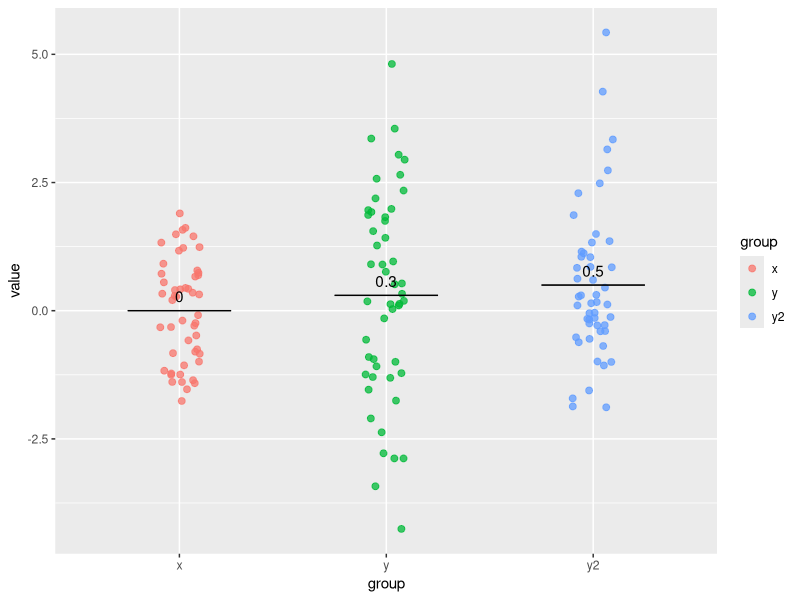
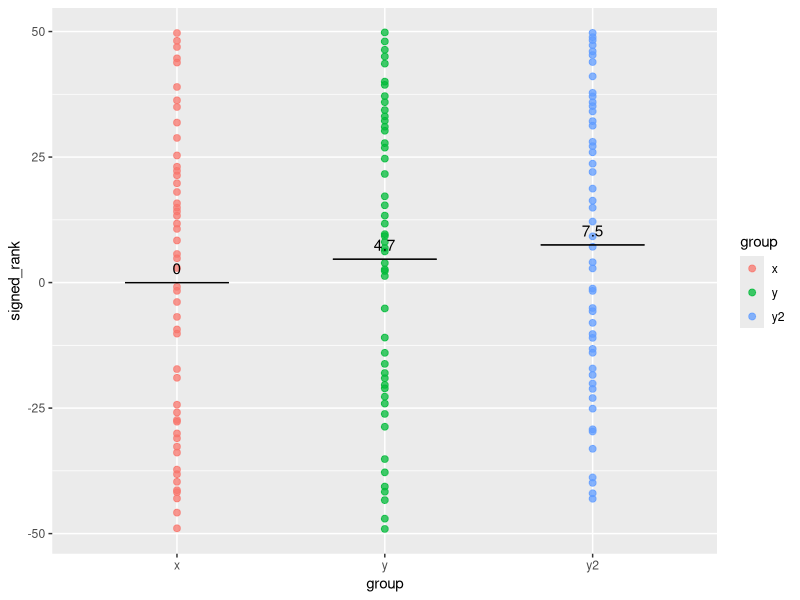

Source code (R) for these figures, in order: (Note: this script raises an error after producing the figures.)
## ---- chunk 1
library(knitr)
## ---- chunk 2
library(tidyverse)
rnorm_fixed = function(N, mu = 0, sd = 1){scale(rnorm(N))*sd + mu}
## ---- chunk 3
# Set the seed so our 'random' results match those in the original book
set.seed(40)

# Create the samples:
x = rnorm_fixed(N = 50, mu=0, sd=1)
y = rnorm_fixed(N = 50, mu=0.3, sd=2)
y2 = rnorm_fixed(N = 50, mu=0.5, sd=1.5)
## ---- chunk 4
# The wide layout is a dataframe with three columns, one for each of x, y and y2
mydata_wide <- tibble(x = x, y = y, y2 = y2)

# the long layout has two columns: one listing the group to which each observation 
# belongs (x, y or y2), and another column with the corresponding value
mydata_long <- mydata_wide %>% 
  gather(group,value,x:y2)
  
## ---- chunk 5
ggplot(mydata_long, aes(x=group, y = value, color = group)) +
  geom_jitter(width = 0.1, alpha = .75, size =2) + 
  stat_summary(fun.y= mean, 
                  fun.ymin=mean, 
                  fun.ymax=mean, 
                  geom="crossbar", 
                  width=0.5, 
                  size=0.2,
                  color="black") +
  stat_summary(fun.y=mean, 
                  colour="black", 
                  geom="text",
                  show_guide = FALSE, 
                  vjust=-0.7, 
                  aes(label=round(..y..,2))) 
## ---- chunk 6
# Takes any list of values, x, and calculates their signed rank
signed_rank = function(x) {sign(x) * rank(abs(x))}
## ---- chunk 7
mydata_long_signed <- mydata_wide %>% 
  mutate_all(signed_rank) %>% 
  gather(group,signed_rank,x:y2)

ggplot(mydata_long_signed, aes(x=group, y = signed_rank, color = group)) +
  geom_jitter(width = 0, alpha = .75, size = 2) + 
  stat_summary(fun.y= mean, 
                  fun.ymin=mean, 
                  fun.ymax=mean, 
                  geom="crossbar", 
                  width=0.5, 
                  size=0.2,
                  color="black") +
  stat_summary(fun.y=mean, 
                  colour="black", 
                  geom="text",
                  show_guide = FALSE, 
                  vjust=-0.7, 
                  aes(label=round(..y..,1))) 
## ---- chunk 8
knitr::include_graphics("images/image01.png")
## ---- chunk 9
knitr::include_graphics("images/image02.png")
## ---- chunk 10
knitr::include_graphics("images/image03.png")
## ---- chunk 11
lm(y ~ 1 + x) %>% summary() %>% print(digits = 5) 
## ---- chunk 12
cor.test(y, x, method = "pearson") # Built-in test
## ---- chunk 13
lm(y ~ 1 + x) %>% 
  summary() %>% print(digits = 5)
## ---- chunk 14
knitr::kable(
  tribble(
    ~Test,~'correlation',~slope,~p.value,
    'cor.test (Spearman)',-0.2266,'',0.1135,
    'cor.test (Pearson with ranks)',-0.2266,'',0.1135,
    'lm (with ranks)','',-0.2266,0.1135
    ),
  caption = 'Here is a nice table!',
  booktabs = TRUE
)
